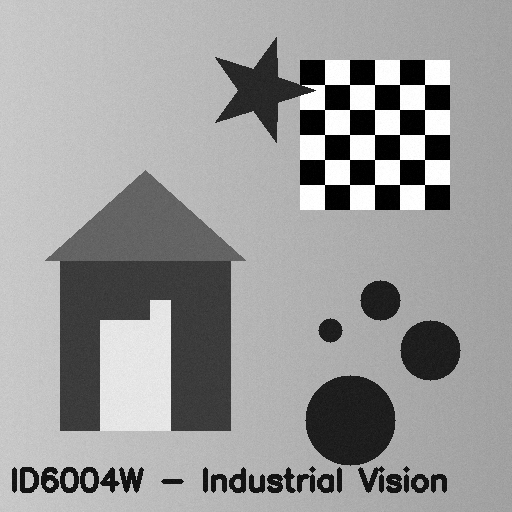
#> input picture trimester4/ID6004W_IndustrialVision/Assignments/assignment2_data/scene.png, 512 x 512 px, found by its file name
$ python lec01_filtering.py   (older library calls are emulated)
#> lines starting #> are read from the running program, lines starting #| are printed output that depends on the picture
#> in main, img is the input picture: shape (512, 512); min 0, max 255, mean 153.4
"""Lecture 1 demo -- image filtering and separability.

Usage:
    python lec01_filtering.py [--image data/scene.png] [--save out.png]

Reproduces the lecture's experiments:
  the filter zoo (box, Gaussian, Sobel, sharpen) applied to one image
"""

import argparse
import os
import time

import cv2
import numpy as np


def filter_zoo(img):
    sx = cv2.Sobel(img, cv2.CV_32F, 1, 0, ksize=3)
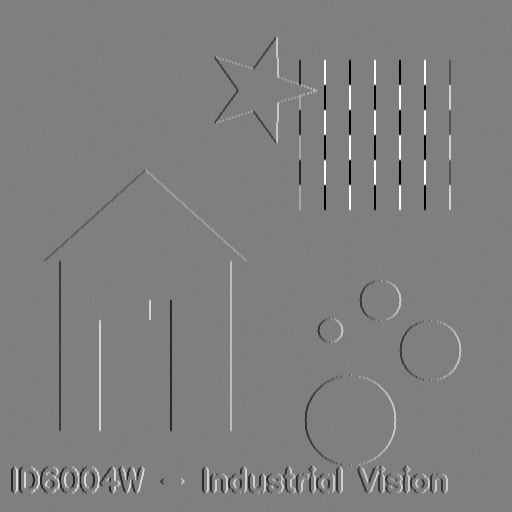
#> sx: shape (512, 512) float32; min -1020, max 1020, mean -0.6; drawn with min black and max white
    sy = cv2.Sobel(img, cv2.CV_32F, 0, 1, ksize=3)
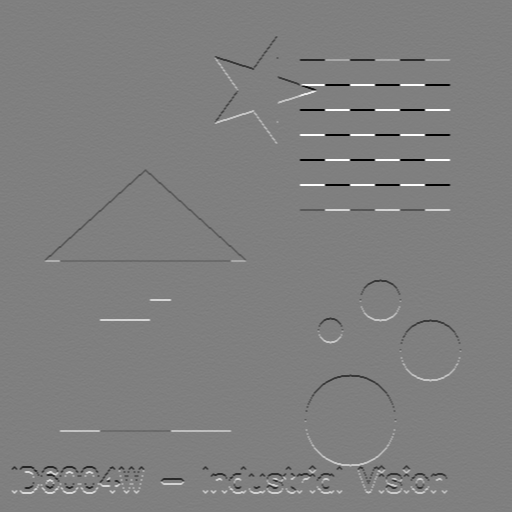
#> sy: shape (512, 512) float32; min -1020, max 1020, mean 0; drawn with min black and max white
    return {
        "original": img,
        "box 3x3": cv2.blur(img, (3, 3)),
        "box 9x9": cv2.blur(img, (9, 9)),
        "Gaussian sigma=3": cv2.GaussianBlur(img, (19, 19), 3),
        "|Sobel x|": cv2.convertScaleAbs(sx, alpha=0.25),
        "|Sobel y|": cv2.convertScaleAbs(sy, alpha=0.25),
        "sharpen": cv2.filter2D(img, -1, np.array([[0, -1, 0],
                                                   [-1, 5, -1],
                                                   [0, -1, 0]], np.float32)),
    }


def main():
    ap = argparse.ArgumentParser()
    ap.add_argument("--image", default=os.path.join(os.path.dirname(__file__), "data", "scene.png"))
    ap.add_argument("--save", default=None, help="write the panel image instead of showing it")
    args = ap.parse_args()

    img = cv2.imread(args.image, cv2.IMREAD_GRAYSCALE)
    if img is None:
        raise SystemExit(f"cannot read {args.image} (run make_data.py first?)")

    panels = filter_zoo(img)
#> panels = 7 items
    import matplotlib
    if args.save:
        matplotlib.use("Agg")
    import matplotlib.pyplot as plt
    fig, axes = plt.subplots(2, 4, figsize=(14, 7))
    for ax, (name, p) in zip(axes.ravel(), panels.items()):
        ax.imshow(p, cmap="gray", vmin=0, vmax=255)
        ax.set_title(name)
#> this loop made 7 passes
#> name on passes 1 to 7: 'original', 'box 3x3', 'box 9x9', 'Gaussian sigma=3', '|Sobel x|', '|Sobel y|', 'sharpen'
    for ax in axes.ravel():
        ax.axis("off")
    fig.tight_layout()
    if args.save:
        fig.savefig(args.save, bbox_inches="tight", dpi=130)
        print("wrote", args.save)
    else:
        plt.show()
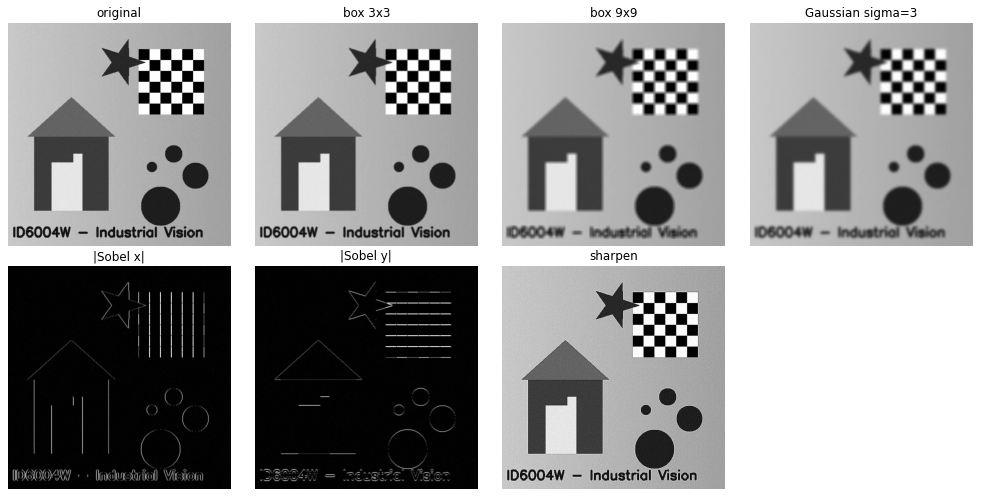
#> figure drawn by matplotlib, 7 panels


if __name__ == "__main__":
    main()

$ run again, with trimester4/ID6004W_IndustrialVision/Assignments/assignment2_data/building.jpg saved as trimester4/ID6004W_IndustrialVision/Assignments/assignment2_data/scene.png
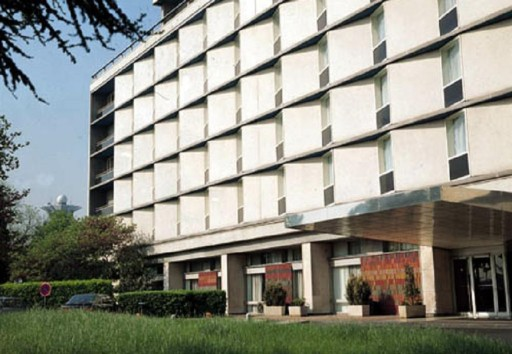
#> input picture trimester4/ID6004W_IndustrialVision/Assignments/assignment2_data/building.jpg, 512 x 354 px, found by its file name
#> in main, `img = cv2.imread(args.image, cv2.IMREAD_GRAYSCALE)`:
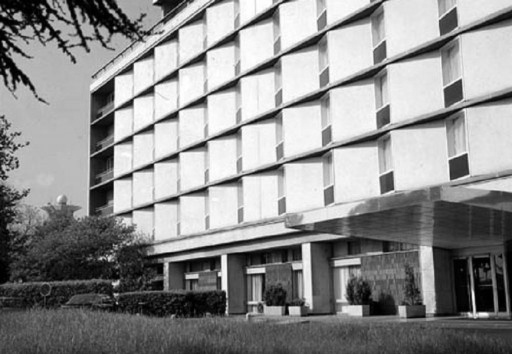
#> img: shape (354, 512); min 0, max 255, mean 141.8
#> in filter_zoo, `sy = cv2.Sobel(img, cv2.CV_32F, 0, 1, ksize=3)`:
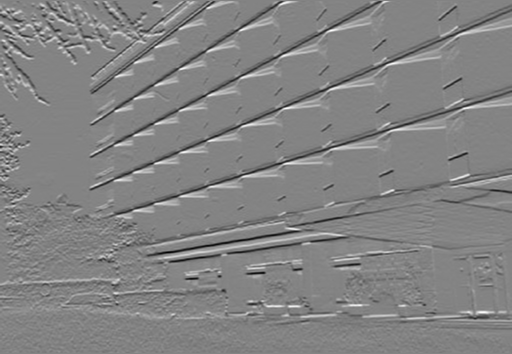
#> sy: shape (354, 512) float32; min -868, max 815, mean -2.2; drawn with min black and max white
#> panels = 7 items
#> the loop in main, `for ax, (name, p) in zip(axes.ravel(), panels.items()):` made 7 passes
#> name on passes 1 to 7: 'original', 'box 3x3', 'box 9x9', 'Gaussian sigma=3', '|Sobel x|', '|Sobel y|', 'sharpen'
